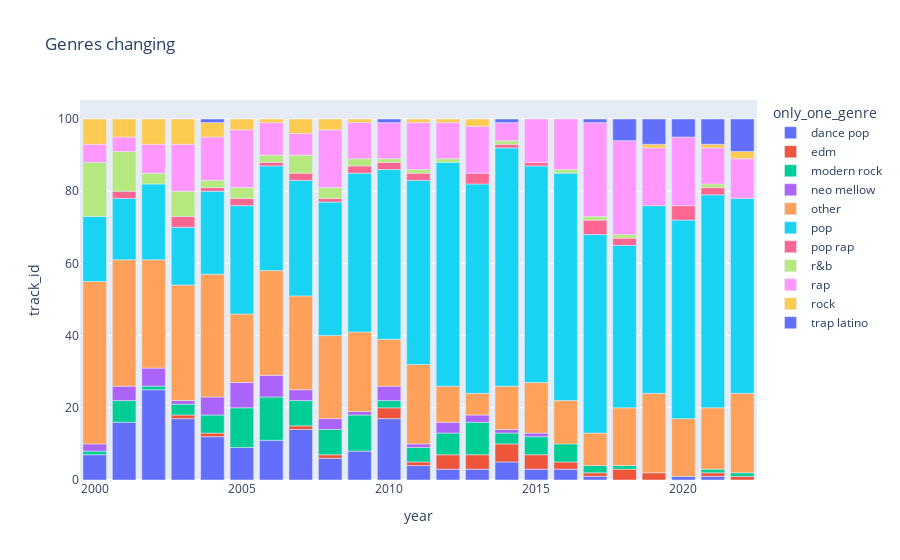

The cell this chart's notebook holds for it:
### Code cell
px.bar(
    gydfc,
    x="year",
    y="track_id",
    color="only_one_genre",
    title="Genres changing",
)

### Figure 1 — Plotly figure (JSON) as saved in the notebook; plotly's stock layout.template omitted (floating-point values rounded to 4 significant figures)
{"data": [{"alignmentgroup": "True", "hovertemplate": "only_one_genre=dance pop<br>year=%{x}<br>track_id=%{y}<extra></extra>", "legendgroup": "dance pop", "marker": {"color": "#636efa"}, "name": "dance pop", "offsetgroup": "dance pop", "orientation": "v", "showlegend": true, "textposition": "auto", "type": "bar", "x": [2000, 2001, 2002, 2003, 2004, 2005, 2006, 2007, 2008, 2009, 2010, 2011, 2012, 2013, 2014, 2015, 2016, 2017, 2020, 2021], "xaxis": "x", "y": [7, 16, 25, 17, 12, 9, 11, 14, 6, 8, 17, 4, 3, 3, 5, 3, 3, 1, 1, 1], "yaxis": "y"}, {"alignmentgroup": "True", "hovertemplate": "only_one_genre=edm<br>year=%{x}<br>track_id=%{y}<extra></extra>", "legendgroup": "edm", "marker": {"color": "#EF553B"}, "name": "edm", "offsetgroup": "edm", "orientation": "v", "showlegend": true, "textposition": "auto", "type": "bar", "x": [2003, 2004, 2007, 2008, 2010, 2011, 2012, 2013, 2014, 2015, 2016, 2017, 2018, 2019, 2021, 2022], "xaxis": "x", "y": [1, 1, 1, 1, 3, 1, 4, 4, 5, 4, 2, 1, 3, 2, 1, 1], "yaxis": "y"}, {"alignmentgroup": "True", "hovertemplate": "only_one_genre=modern rock<br>year=%{x}<br>track_id=%{y}<extra></extra>", "legendgroup": "modern rock", "marker": {"color": "#00cc96"}, "name": "modern rock", "offsetgroup": "modern rock", "orientation": "v", "showlegend": true, "textposition": "auto", "type": "bar", "x": [2000, 2001, 2002, 2003, 2004, 2005, 2006, 2007, 2008, 2009, 2010, 2011, 2012, 2013, 2014, 2015, 2016, 2017, 2018, 2021, 2022], "xaxis": "x", "y": [1, 6, 1, 3, 5, 11, 12, 7, 7, 10, 2, 4, 6, 9, 3, 5, 5, 2, 1, 1, 1], "yaxis": "y"}, {"alignmentgroup": "True", "hovertemplate": "only_one_genre=neo mellow<br>year=%{x}<br>track_id=%{y}<extra></extra>", "legendgroup": "neo mellow", "marker": {"color": "#ab63fa"}, "name": "neo mellow", "offsetgroup": "neo mellow", "orientation": "v", "showlegend": true, "textposition": "auto", "type": "bar", "x": [2000, 2001, 2002, 2003, 2004, 2005, 2006, 2007, 2008, 2009, 2010, 2011, 2012, 2013, 2014, 2015], "xaxis": "x", "y": [2, 4, 5, 1, 5, 7, 6, 3, 3, 1, 4, 1, 3, 2, 1, 1], "yaxis": "y"}, {"alignmentgroup": "True", "hovertemplate": "only_one_genre=other<br>year=%{x}<br>track_id=%{y}<extra></extra>", "legendgroup": "other", "marker": {"color": "#FFA15A"}, "name": "other", "offsetgroup": "other", "orientation": "v", "showlegend": true, "textposition": "auto", "type": "bar", "x": [2000, 2001, 2002, 2003, 2004, 2005, 2006, 2007, 2008, 2009, 2010, 2011, 2012, 2013, 2014, 2015, 2016, 2017, 2018, 2019, 2020, 2021, 2022], "xaxis": "x", "y": [45, 35, 30, 32, 34, 19, 29, 26, 23, 22, 13, 22, 10, 6, 12, 14, 12, 9, 16, 22, 16, 17, 22], "yaxis": "y"}, {"alignmentgroup": "True", "hovertemplate": "only_one_genre=pop<br>year=%{x}<br>track_id=%{y}<extra></extra>", "legendgroup": "pop", "marker": {"color": "#19d3f3"}, "name": "pop", "offsetgroup": "pop", "orientation": "v", "showlegend": true, "textposition": "auto", "type": "bar", "x": [2000, 2001, 2002, 2003, 2004, 2005, 2006, 2007, 2008, 2009, 2010, 2011, 2012, 2013, 2014, 2015, 2016, 2017, 2018, 2019, 2020, 2021, 2022], "xaxis": "x", "y": [18, 17, 21, 16, 23, 30, 29, 32, 37, 44, 47, 51, 62, 58, 66, 60, 63, 55, 45, 52, 55, 59, 54], "yaxis": "y"}, {"alignmentgroup": "True", "hovertemplate": "only_one_genre=pop rap<br>year=%{x}<br>track_id=%{y}<extra></extra>", "legendgroup": "pop rap", "marker": {"color": "#FF6692"}, "name": "pop rap", "offsetgroup": "pop rap", "orientation": "v", "showlegend": true, "textposition": "auto", "type": "bar", "x": [2001, 2003, 2004, 2005, 2006, 2007, 2008, 2009, 2010, 2011, 2013, 2014, 2015, 2017, 2018, 2020, 2021], "xaxis": "x", "y": [2, 3, 1, 2, 1, 2, 1, 2, 2, 2, 3, 1, 1, 4, 2, 4, 2], "yaxis": "y"}, {"alignmentgroup": "True", "hovertemplate": "only_one_genre=r&b<br>year=%{x}<br>track_id=%{y}<extra></extra>", "legendgroup": "r&b", "marker": {"color": "#B6E880"}, "name": "r&b", "offsetgroup": "r&b", "orientation": "v", "showlegend": true, "textposition": "auto", "type": "bar", "x": [2000, 2001, 2002, 2003, 2004, 2005, 2006, 2007, 2008, 2009, 2010, 2011, 2012, 2014, 2016, 2017, 2018, 2021], "xaxis": "x", "y": [15, 11, 3, 7, 2, 3, 2, 5, 3, 2, 1, 1, 1, 1, 1, 1, 1, 1], "yaxis": "y"}, {"alignmentgroup": "True", "hovertemplate": "only_one_genre=rap<br>year=%{x}<br>track_id=%{y}<extra></extra>", "legendgroup": "rap", "marker": {"color": "#FF97FF"}, "name": "rap", "offsetgroup": "rap", "orientation": "v", "showlegend": true, "textposition": "auto", "type": "bar", "x": [2000, 2001, 2002, 2003, 2004, 2005, 2006, 2007, 2008, 2009, 2010, 2011, 2012, 2013, 2014, 2015, 2016, 2017, 2018, 2019, 2020, 2021, 2022], "xaxis": "x", "y": [5, 4, 8, 13, 12, 16, 9, 6, 16, 10, 10, 13, 10, 13, 5, 12, 14, 26, 26, 16, 19, 10, 11], "yaxis": "y"}, {"alignmentgroup": "True", "hovertemplate": "only_one_genre=rock<br>year=%{x}<br>track_id=%{y}<extra></extra>", "legendgroup": "rock", "marker": {"color": "#FECB52"}, "name": "rock", "offsetgroup": "rock", "orientation": "v", "showlegend": true, "textposition": "auto", "type": "bar", "x": [2000, 2001, 2002, 2003, 2004, 2005, 2006, 2007, 2008, 2009, 2011, 2012, 2013, 2019, 2021, 2022], "xaxis": "x", "y": [7, 5, 7, 7, 4, 3, 1, 4, 3, 1, 1, 1, 2, 1, 1, 2], "yaxis": "y"}, {"alignmentgroup": "True", "hovertemplate": "only_one_genre=trap latino<br>year=%{x}<br>track_id=%{y}<extra></extra>", "legendgroup": "trap latino", "marker": {"color": "#636efa"}, "name": "trap latino", "offsetgroup": "trap latino", "orientation": "v", "showlegend": true, "textposition": "auto", "type": "bar", "x": [2004, 2010, 2014, 2017, 2018, 2019, 2020, 2021, 2022], "xaxis": "x", "y": [1, 1, 1, 1, 6, 7, 5, 7, 9], "yaxis": "y"}], "layout": {"barmode": "relative", "legend": {"title": {"text": "only_one_genre"}, "tracegroupgap": 0}, "title": {"text": "Genres changing"}, "xaxis": {"anchor": "y", "domain": [0, 1], "title": {"text": "year"}}, "yaxis": {"anchor": "x", "domain": [0, 1], "title": {"text": "track_id"}}}}
